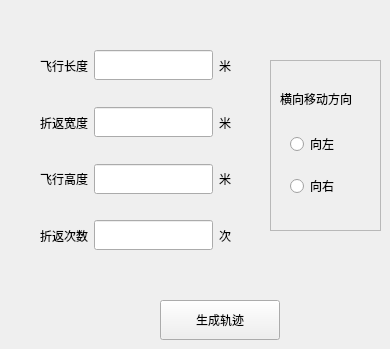
      <widget class="QWidget" name="tab_7">
       <attribute name="title">
        <string>普通任务</string>
       </attribute>
       <widget class="QPushButton" name="pushButton_Route_Generate_Common">
        <property name="geometry">
         <rect>
          <x>160</x>
          <y>300</y>
          <width>120</width>
          <height>40</height>
         </rect>
        </property>
        <property name="minimumSize">
         <size>
          <width>120</width>
          <height>40</height>
         </size>
        </property>
        <property name="maximumSize">
         <size>
          <width>120</width>
          <height>40</height>
         </size>
        </property>
        <property name="text">
         <string>生成轨迹</string>
        </property>
       </widget>
       <widget class="QFrame" name="frame_3">
        <property name="geometry">
         <rect>
          <x>270</x>
          <y>60</y>
          <width>111</width>
          <height>171</height>
         </rect>
        </property>
        <property name="frameShape">
         <enum>QFrame::StyledPanel</enum>
        </property>
        <property name="frameShadow">
         <enum>QFrame::Raised</enum>
        </property>
        <widget class="QLabel" name="label_60">
         <property name="geometry">
          <rect>
           <x>10</x>
           <y>30</y>
           <width>91</width>
           <height>17</height>
          </rect>
         </property>
         <property name="text">
          <string>横向移动方向</string>
         </property>
        </widget>
        <widget class="QWidget" name="layoutWidget">
         <property name="geometry">
          <rect>
           <x>20</x>
           <y>60</y>
           <width>62</width>
           <height>91</height>
          </rect>
         </property>
         <layout class="QVBoxLayout" name="verticalLayout_21">
          <item>
           <widget class="QRadioButton" name="radioButton_Left_Common">
            <property name="text">
             <string>向左</string>
            </property>
           </widget>
          </item>
          <item>
           <widget class="QRadioButton" name="radioButton_Right_Common">
            <property name="text">
             <string>向右</string>
            </property>
           </widget>
          </item>
         </layout>
        </widget>
       </widget>
       <widget class="QWidget" name="layoutWidget">
        <property name="geometry">
         <rect>
          <x>40</x>
          <y>40</y>
          <width>191</width>
          <height>221</height>
         </rect>
        </property>
        <layout class="QVBoxLayout" name="verticalLayout_20">
         <item>
          <layout class="QHBoxLayout" name="horizontalLayout_12">
           <item>
            <widget class="QLabel" name="label_50">
             <property name="text">
              <string>飞行长度</string>
             </property>
            </widget>
           </item>
           <item>
            <widget class="QLineEdit" name="lineEdit_Fly_Length_Common">
             <property name="minimumSize">
              <size>
               <width>0</width>
               <height>30</height>
              </size>
             </property>
             <property name="maximumSize">
              <size>
               <width>16777215</width>
               <height>30</height>
              </size>
             </property>
            </widget>
           </item>
           <item>
            <widget class="QLabel" name="label_51">
             <property name="text">
              <string>米</string>
             </property>
            </widget>
           </item>
          </layout>
         </item>
         <item>
          <layout class="QHBoxLayout" name="horizontalLayout_13">
           <item>
            <widget class="QLabel" name="label_52">
             <property name="text">
              <string>折返宽度</string>
             </property>
            </widget>
           </item>
           <item>
            <widget class="QLineEdit" name="lineEdit_Fly_Width_Common">
             <property name="minimumSize">
              <size>
               <width>0</width>
               <height>30</height>
              </size>
             </property>
             <property name="maximumSize">
              <size>
               <width>16777215</width>
               <height>30</height>
              </size>
             </property>
            </widget>
           </item>
           <item>
            <widget class="QLabel" name="label_53">
             <property name="text">
              <string>米</string>
             </property>
            </widget>
           </item>
          </layout>
         </item>
         <item>
          <layout class="QHBoxLayout" name="horizontalLayout_14">
           <item>
            <widget class="QLabel" name="label_54">
             <property name="text">
              <string>飞行高度</string>
             </property>
            </widget>
           </item>
           <item>
            <widget class="QLineEdit" name="lineEdit_Fly_Height_Common">
             <property name="minimumSize">
              <size>
               <width>0</width>
               <height>30</height>
              </size>
             </property>
             <property name="maximumSize">
              <size>
               <width>16777215</width>
               <height>30</height>
              </size>
             </property>
            </widget>
           </item>
           <item>
            <widget class="QLabel" name="label_57">
             <property name="text">
              <string>米</string>
             </property>
            </widget>
           </item>
          </layout>
         </item>
         <item>
          <layout class="QHBoxLayout" name="horizontalLayout_16">
           <item>
            <widget class="QLabel" name="label_58">
             <property name="text">
              <string>折返次数</string>
             </property>
            </widget>
           </item>
           <item>
            <widget class="QLineEdit" name="lineEdit_Fly_Times_Common">
             <property name="minimumSize">
              <size>
               <width>0</width>
               <height>30</height>
              </size>
             </property>
             <property name="maximumSize">
              <size>
               <width>16777215</width>
               <height>30</height>
              </size>
             </property>
            </widget>
           </item>
           <item>
            <widget class="QLabel" name="label_59">
             <property name="text">
              <string>次</string>
             </property>
            </widget>
           </item>
          </layout>
         </item>
        </layout>
       </widget>
      </widget>
